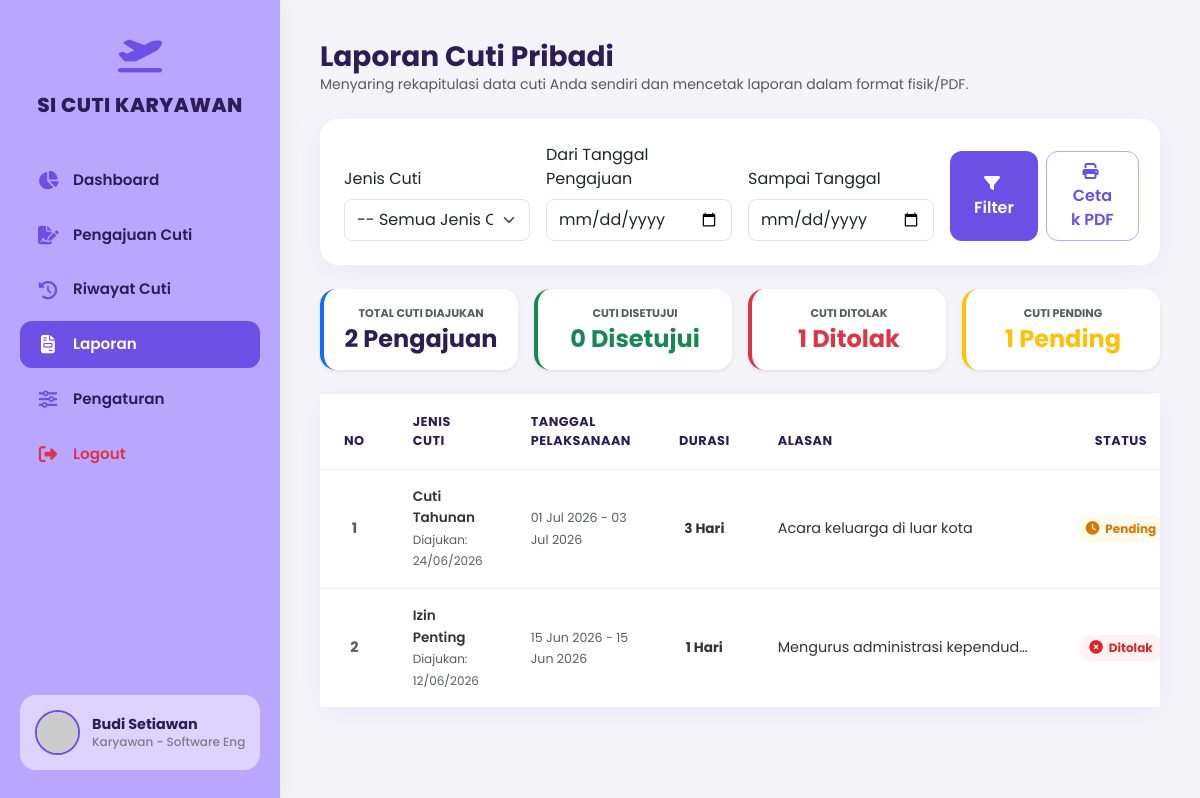
/karyawan_laporan.php (signed in), run on the app's committed database.
### tables this page shows
CREATE TABLE IF NOT EXISTS `cuti` (
    `id` INT AUTO_INCREMENT PRIMARY KEY,
    `user_id` INT NOT NULL,
    `jenis_cuti` VARCHAR(100) NOT NULL,
    `tanggal_mulai` DATE NOT NULL,
    `tanggal_selesai` DATE NOT NULL,
    `jumlah_hari` INT NOT NULL,
    `alasan` TEXT NOT NULL,
    `lampiran` VARCHAR(255) DEFAULT '',
    `status` VARCHAR(50) DEFAULT 'Pending',
    `catatan_admin` VARCHAR(255) DEFAULT '',
    `tanggal_pengajuan` DATE NOT NULL,
    FOREIGN KEY (`user_id`) REFERENCES `users` (`id`) ON DELETE CASCADE
);

### karyawan_laporan.php (the view, shortened to what this page needs)
<?php
require_once 'config.php';
$user_id = $_SESSION['user']['id'];
$tgl_awal = isset($_GET['tgl_awal']) ? $_GET['tgl_awal'] : '';
$tgl_akhir = isset($_GET['tgl_akhir']) ? $_GET['tgl_akhir'] : '';
$jenis_cuti = isset($_GET['jenis_cuti']) ? $_GET['jenis_cuti'] : '';
$query_str = "SELECT cuti.*, users.nama, users.jabatan, users.email
              FROM cuti
              JOIN users ON cuti.user_id = users.id
              WHERE cuti.user_id = ?";
$params = [$user_id];
$query_str .= " ORDER BY cuti.id ASC";
$stmt = $db->prepare($query_str);
$stmt->execute($params);
$laporan = $stmt->fetchAll();
$rekap_total = count($laporan);
$rekap_setuju = 0;
$rekap_tolak = 0;
$rekap_pending = 0;
foreach ($laporan as $l) {
    if ($l['status'] === 'Disetujui') $rekap_setuju++;
    elseif ($l['status'] === 'Ditolak') $rekap_tolak++;
    elseif ($l['status'] === 'Pending') $rekap_pending++;
}
    ?>
    <?php
require_once 'layout_header.php';
require_once 'layout_sidebar.php';
?>
<div class="container-fluid p-0">
    <div class="mb-4">
        <h3 class="m-0 fw-bold text-main">Laporan Cuti Pribadi</h3>
        <p class="text-muted small m-0">Menyaring rekapitulasi data cuti Anda sendiri dan mencetak laporan dalam format fisik/PDF.</p>
    </div>
    <div class="card custom-card">
        <div class="card-body-custom">
            <form method="GET" action="" class="row g-3 align-items-end">
                <div class="col-md-3">
                    <label class="form-label">Jenis Cuti</label>
                    <select name="jenis_cuti" class="form-select py-2 rounded-3" style="border-color: #E2E0EC;">
                        <option value="">-- Semua Jenis Cuti --</option>
                    </select>
                </div>
                <div class="col-md-3">
                    <label class="form-label">Dari Tanggal Pengajuan</label>
                    <input type="date" name="tgl_awal" class="form-control py-2 rounded-3" value="<?= htmlspecialchars($tgl_awal) ?>" style="border-color: #E2E0EC;">
                </div>
                <div class="col-md-3">
                    <label class="form-label">Sampai Tanggal</label>
                    <input type="date" name="tgl_akhir" class="form-control py-2 rounded-3" value="<?= htmlspecialchars($tgl_akhir) ?>" style="border-color: #E2E0EC;">
                </div>
                <div class="col-md-3 d-flex gap-2">
                    <button type="submit" class="btn btn-purple w-50 py-2"><i class="fa-solid fa-filter me-1"></i> Filter</button>
                    <a href="karyawan_laporan.php?tgl_awal=<?= urlencode($tgl_awal) ?>&tgl_akhir=<?= urlencode($tgl_akhir) ?>&jenis_cuti=<?= urlencode($jenis_cuti) ?>&cetak=true" target="_blank" class="btn btn-cancel w-50 py-2" style="border-color: var(--primary-purple); color: var(--dark-purple);">
                        <i class="fa-solid fa-print me-1"></i> Cetak PDF
                    </a>
                </div>
            </form>
        </div>
    </div>
    <div class="row g-3 mb-4">
        <div class="col-md-3">
            <div class="bg-white p-3 rounded-4 shadow-sm text-center border-start border-4 border-primary">
                <small class="text-muted fw-bold text-uppercase d-block mb-1" style="font-size: 0.7rem;">Total Cuti Diajukan</small>
                <h4 class="m-0 fw-bold text-main"><?= $rekap_total ?> Pengajuan</h4>
            </div>
        </div>
        <div class="col-md-3">
            <div class="bg-white p-3 rounded-4 shadow-sm text-center border-start border-4 border-success">
                <small class="text-muted fw-bold text-uppercase d-block mb-1" style="font-size: 0.7rem;">Cuti Disetujui</small>
                <h4 class="m-0 fw-bold text-success"><?= $rekap_setuju ?> Disetujui</h4>
            </div>
        </div>
        <div class="col-md-3">
            <div class="bg-white p-3 rounded-4 shadow-sm text-center border-start border-4 border-danger">
                <small class="text-muted fw-bold text-uppercase d-block mb-1" style="font-size: 0.7rem;">Cuti Ditolak</small>
                <h4 class="m-0 fw-bold text-danger"><?= $rekap_tolak ?> Ditolak</h4>
            </div>
        </div>
        <div class="col-md-3">
            <div class="bg-white p-3 rounded-4 shadow-sm text-center border-start border-4 border-warning">
                <small class="text-muted fw-bold text-uppercase d-block mb-1" style="font-size: 0.7rem;">Cuti Pending</small>
                <h4 class="m-0 fw-bold text-warning"><?= $rekap_pending ?> Pending</h4>
            </div>
        </div>
    </div>
    <div class="card custom-card">
        <div class="card-body-custom p-0">
            <div class="table-responsive">
                <table class="table custom-table align-middle">
                    <thead>
                        <tr>
                            <th class="text-center" style="width: 70px;">No</th>
                            <th>Jenis Cuti</th>
                            <th>Tanggal Pelaksanaan</th>
                            <th class="text-center">Durasi</th>
                            <th>Alasan</th>
                            <th class="text-center">Status</th>
                        </tr>
                    </thead>
                    <tbody>
                        <?php if (empty($laporan)): ?>
                            <tr>
                                <td colspan="6" class="text-center py-5 text-muted">Belum ada data pengajuan dalam laporan. Silakan atur filter pencarian.</td>
                            </tr>
                        <?php else:
                            $no = 1;
                            foreach ($laporan as $l):
                                $statusClass = ($l['status'] == 'Disetujui') ? 'status-disetujui' : (($l['status'] == 'Ditolak') ? 'status-ditolak' : 'status-pending');
                                $statusIcon = ($l['status'] == 'Disetujui') ? 'fa-circle-check' : (($l['status'] == 'Ditolak') ? 'fa-circle-xmark' : 'fa-clock');
                        ?>
                            <tr>
                                <td class="text-center fw-bold text-muted"><?= $no++ ?></td>
                                <td>
                                    <span class="fw-semibold text-main" style="font-size: 0.85rem;"><?= htmlspecialchars($l['jenis_cuti']) ?></span>
                                    <br>
                                    <small class="text-muted" style="font-size: 0.75rem;">Diajukan: <?= date('d/m/Y', strtotime($l['tanggal_pengajuan'])) ?></small>
                                </td>
                                <td>
                                    <small class="text-muted">
                                        <?= date('d M Y', strtotime($l['tanggal_mulai'])) ?> - <?= date('d M Y', strtotime($l['tanggal_selesai'])) ?>
                                    </small>
                                </td>
                                <td class="text-center fw-bold text-main" style="font-size: 0.85rem;"><?= $l['jumlah_hari'] ?> Hari</td>
                                <td>
                                    <div class="text-truncate" style="max-width: 250px;" title="<?= htmlspecialchars($l['alasan']) ?>">
                                        <?= htmlspecialchars($l['alasan']) ?>
                                    </div>
                                </td>
                                <td class="text-center">
                                    <span class="status-badge <?= $statusClass ?>" style="padding: 4px 10px; font-size: 0.75rem;">
                                        <i class="fa-solid <?= $statusIcon ?>"></i><?= htmlspecialchars($l['status']) ?>
                                    </span>
                                </td>
                            </tr>
                        <?php endforeach; endif; ?>
                    </tbody>
                </table>
            </div>
        </div>
    </div>
</div>
<?php
require_once 'layout_footer.php';
?>

### layout_header.php (style rules this page uses)
:root { --primary-purple: #B9A7FF; --dark-purple: #6A50E5; --hover-purple: #553BBF; --light-purple: #EBE6FF; --bg-gray: #F4F3F8; --text-main: #2C1D54; --text-dark: #333333; --text-muted: #7E7C8C; }
body { font-family: 'Poppins', sans-serif; background-color: var(--bg-gray); color: var(--text-dark); min-height: 100vh; overflow-x: hidden; }
h1, h2, h3, h4, h5, h6, .display-font { font-family: 'Poppins', sans-serif; font-weight: 700; color: var(--text-main); }
.custom-card { background: #ffffff; border-radius: 18px; border: none; box-shadow: 0 5px 25px rgba(185, 167, 255, 0.15); transition: transform 0.2s ease, box-shadow 0.2s ease; margin-bottom: 24px; }
.custom-card .card-body-custom { padding: 24px; }
.btn-purple { background-color: var(--dark-purple); color: #ffffff; border: none; border-radius: 12px; padding: 10px 24px; font-weight: 600; transition: all 0.2s ease; }
.btn-cancel { background-color: #ffffff; color: var(--text-muted); border: 1px solid #E2E0EC; border-radius: 12px; padding: 10px 24px; font-weight: 600; transition: all 0.2s ease; }
.custom-table { margin-bottom: 0; }
.custom-table thead { background-color: #F1EFF7; }
.custom-table th { color: var(--text-main); font-weight: 700; text-transform: uppercase; font-size: 0.8rem; letter-spacing: 0.5px; padding: 18px 24px; border-bottom: 1px solid #EBE9F3; }
.custom-table td { padding: 16px 24px; color: var(--text-dark); vertical-align: middle; border-bottom: 1px solid #F1EFF7; font-size: 0.9rem; }
.custom-table tr:last-child td { border-bottom: none; }
.status-badge { display: inline-flex; align-items: center; padding: 6px 14px; border-radius: 30px; font-size: 0.8rem; font-weight: 700; }
.status-badge i { margin-right: 6px; font-size: 0.85rem; }
.status-pending { background-color: #FFFBEB; color: #D97706; }
.status-ditolak { background-color: #FEF2F2; color: #DC2626; }

### data on the page
cuti: jenis_cuti "Cuti Tahunan", tanggal_pengajuan "24/06/2026", tanggal_mulai "01 Jul 2026", tanggal_selesai "03 Jul 2026", jumlah_hari "3", alasan "Acara keluarga di luar kota", status "Pending"
cuti: jenis_cuti "Izin Penting", tanggal_pengajuan "12/06/2026", tanggal_mulai "15 Jun 2026", tanggal_selesai "15 Jun 2026", jumlah_hari "1", alasan "Mengurus administrasi kependud…", status "Ditolak"

### other printed values
$user_name_display "Budi Setiawan"
$user_role_display "Karyawan - Software E…"
$rekap_total "2"
$rekap_setuju "0"
$rekap_tolak "1"
$rekap_pending "1"
